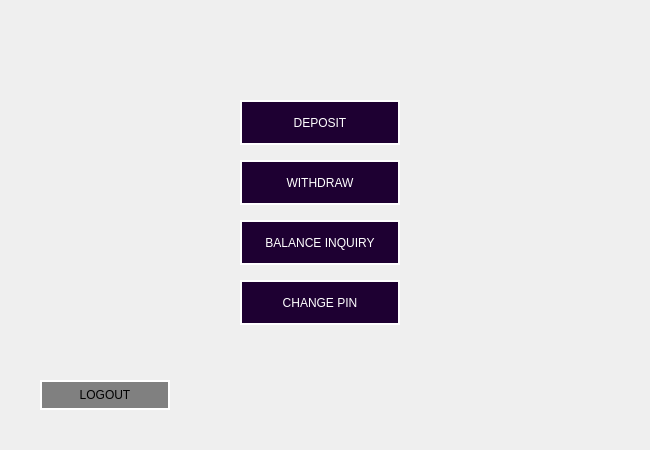
<?xml version="1.0" encoding="UTF-8"?>
<ui version="4.0">
 <class>Atm_Transactions</class>
 <widget class="QWidget" name="Atm_Transactions">
  <property name="geometry">
   <rect>
    <x>0</x>
    <y>0</y>
    <width>650</width>
    <height>450</height>
   </rect>
  </property>
  <property name="minimumSize">
   <size>
    <width>650</width>
    <height>450</height>
   </size>
  </property>
  <property name="maximumSize">
   <size>
    <width>650</width>
    <height>450</height>
   </size>
  </property>
  <property name="windowTitle">
   <string>ATM TRANSACTIONS</string>
  </property>
  <property name="styleSheet">
   <string notr="true">QPushButton{
color: white;
background: white;
background-color: rgb(30, 0, 50);
border: 2px solid white;
}

QPushButton:hover{
background-color: rgb(40, 40, 40);
color: white;
}

QPushButton:pressed
{
font: bold;
}

</string>
  </property>
  <widget class="QPushButton" name="deposit">
   <property name="geometry">
    <rect>
     <x>240</x>
     <y>100</y>
     <width>160</width>
     <height>45</height>
    </rect>
   </property>
   <property name="styleSheet">
    <string notr="true">border-color: rgb(255, 255, 255);</string>
   </property>
   <property name="text">
    <string>DEPOSIT</string>
   </property>
  </widget>
  <widget class="QPushButton" name="withdraw">
   <property name="geometry">
    <rect>
     <x>240</x>
     <y>160</y>
     <width>160</width>
     <height>45</height>
    </rect>
   </property>
   <property name="text">
    <string>WITHDRAW</string>
   </property>
  </widget>
  <widget class="QPushButton" name="balance">
   <property name="geometry">
    <rect>
     <x>240</x>
     <y>220</y>
     <width>160</width>
     <height>45</height>
    </rect>
   </property>
   <property name="text">
    <string>BALANCE INQUIRY</string>
   </property>
  </widget>
  <widget class="QPushButton" name="changepin">
   <property name="geometry">
    <rect>
     <x>240</x>
     <y>280</y>
     <width>160</width>
     <height>45</height>
    </rect>
   </property>
   <property name="text">
    <string>CHANGE PIN</string>
   </property>
  </widget>
  <widget class="QPushButton" name="logout">
   <property name="geometry">
    <rect>
     <x>40</x>
     <y>380</y>
     <width>130</width>
     <height>30</height>
    </rect>
   </property>
   <property name="styleSheet">
    <string notr="true">QPushButton{
color: black;
background: gray;
background-color: gray;
border: 2px solid white;
}

QPushButton:hover{
background-color: rgb(80, 0, 0);
color: white;
}</string>
   </property>
   <property name="text">
    <string>LOGOUT</string>
   </property>
  </widget>
  <widget class="QLabel" name="label">
   <property name="geometry">
    <rect>
     <x>0</x>
     <y>0</y>
     <width>650</width>
     <height>450</height>
    </rect>
   </property>
   <property name="minimumSize">
    <size>
     <width>650</width>
     <height>450</height>
    </size>
   </property>
   <property name="maximumSize">
    <size>
     <width>650</width>
     <height>450</height>
    </size>
   </property>
   <property name="styleSheet">
    <string notr="true">border-image: url(:/images/clientbg1.png);</string>
   </property>
   <property name="text">
    <string/>
   </property>
  </widget>
  <zorder>label</zorder>
  <zorder>deposit</zorder>
  <zorder>withdraw</zorder>
  <zorder>balance</zorder>
  <zorder>changepin</zorder>
  <zorder>logout</zorder>
 </widget>
 <resources>
  <include location="resource.qrc"/>
 </resources>
 <connections/>
</ui>
